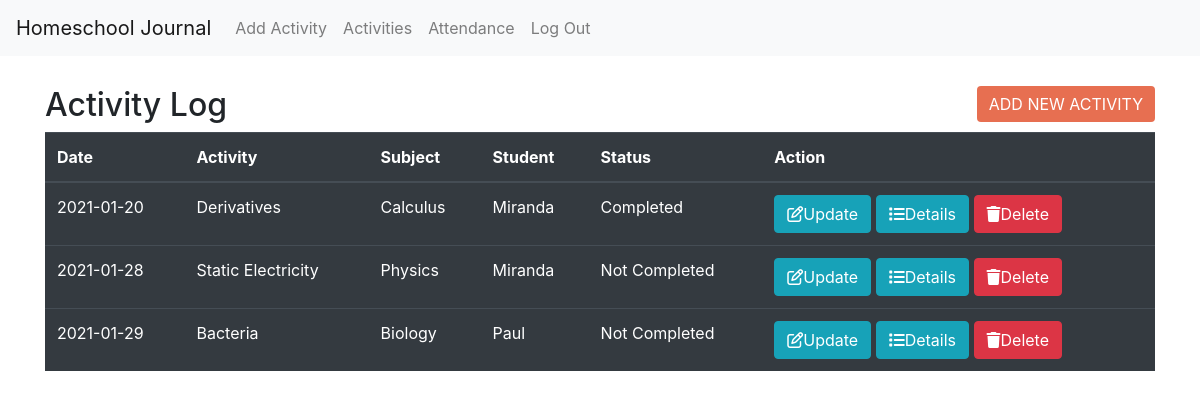
/log (signed in), run on an earlier commit of the app's database.
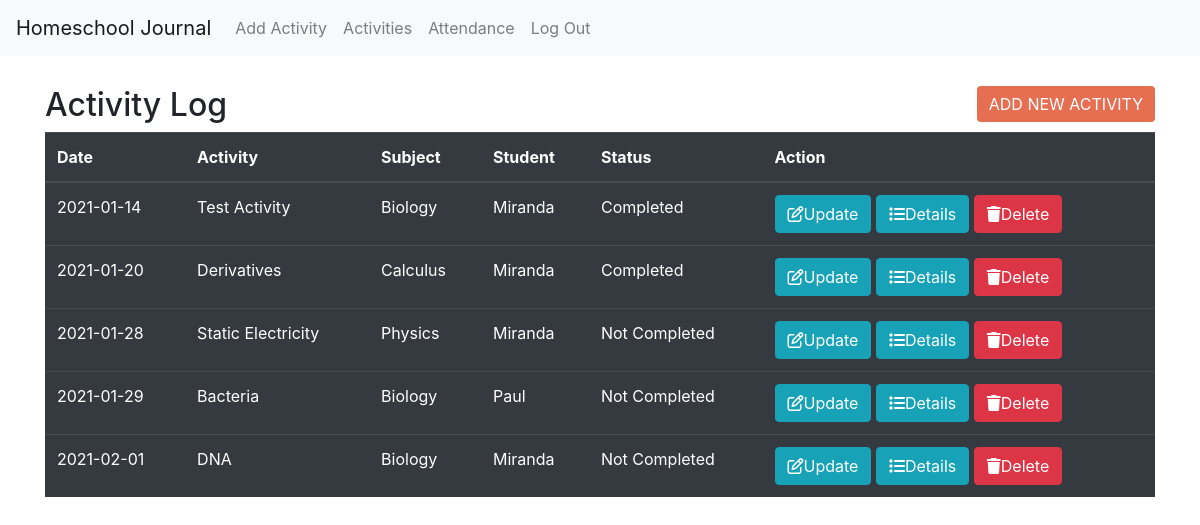
And on a later commit of the database.
### app/models.py (models this page shows, shortened)
class Activity(db.Model):
    id = db.Column(db.Integer, primary_key=True)
    title = db.Column(db.String(150), index=True, nullable=False)
    user_id = db.Column(db.Integer, db.ForeignKey('user.id'), index=True)
    subject_id = db.Column(db.Integer, db.ForeignKey('subject.id'), index=True, nullable=False)
    student_id = db.Column(db.Integer, db.ForeignKey('student.id'), index=True, nullable=False)
    description = db.Column(db.Text, index=True)
    resources = db.Column(db.Text, index=True)
    activity_date = db.Column(db.String(64), index=True, nullable=False)
    notes = db.Column(db.Text, index=True)
    status = db.Column(db.String(64), index=True, nullable=False)

class Subject(db.Model):
    id = db.Column(db.Integer, primary_key=True)
    user_id = db.Column(db.Integer, db.ForeignKey('user.id'), index=True)
    subject_name = db.Column(db.String(64), index=True)
    activities = db.relationship('Activity', backref='subject', lazy='dynamic')
    def __str__(self):
        return self.subject_name

class Student(db.Model):
    id = db.Column(db.Integer, primary_key=True)
    student_name = db.Column(db.String(64), index=True)
    user_id = db.Column(db.Integer, db.ForeignKey('user.id'))
    attendance = db.relationship('Attendance', backref='student', lazy='dynamic')
    activities = db.relationship('Activity', backref='student', lazy='dynamic')
    def __str__(self):
        return self.student_name

### app/routes.py (the view)
@app.route('/log', methods = ('GET', 'POST'))
@login_required
def log():
    activities = current_user.activities.order_by(Activity.activity_date).all()
    return render_template('log.html', activities=activities)

### app/models.py (called while the page is built)
@login.user_loader
def load_user(id):
    return User.query.get(int(id))

### app/templates/log.html (shortened to what this page needs)
{% extends 'base.html' %}
{% block content %}
    <div class="activity-log-header">
        <h2>Activity Log <button id="modal-add-btn" type="button" class="btn btn-success float-right" data-toggle="modal" data-target="#modal-add">Add New Activity</button></h2>
    </div>
    <table class="table table-dark">
        <thead>
            <tr>
                <th>Date</th>
                <th>Activity</th>
                <th>Subject</th>
                <th>Student</th>
                <th>Status</th>
                <th>Action</th>
            </tr>
        </thead>
        <tbody>
            {% for activity in activities %}
            <tr>
                <td>{{ activity.activity_date }}</td>
                <td>{{ activity.title }}</td>
                <td>{{ activity.subject }}</td>
                <td>{{ activity.student }}</td>
                <td>{{ activity.status }}</td>
                <td>
                    <a href="{{ url_for('update', title=activity.title) }}" class="btn btn-info btn-xs" data-toggle="" data-target=""><i class="far fa-edit"></i>Update</a>
                    <a href="/details/{{ activity.id }}" class="btn btn-info btn-xs" data-toggle="modal" data-target="#modal-details{{ activity.id }}"><i class="fas fa-list"></i></i>Details</a>
                    <a href="/delete/{{ activity.id }}" class="btn btn-danger btn-xs" onclick="return confirm('Are you sure you want to delete?')"><i class="fas fa-trash"></i>Delete</a>
                </td>
            </tr>
            {% endfor %}
        </tbody>
    </table>
{% endblock %}

### app/templates/base.html (shortened to what this page needs)
<!DOCTYPE html>
<html lang="en">
    <head>
        <link rel="stylesheet" href="https://stackpath.bootstrapcdn.com/bootstrap/4.3.1/css/bootstrap.min.css">
        <link rel="stylesheet" href="{{ url_for('static', filename='style.css') }}">
    </head>
    <body>
      <nav class="navbar navbar-expand-lg navbar-light bg-light">
        <a class="navbar-brand" href="{{ url_for('index') }}">Homeschool Journal</a>
        <div class="collapse navbar-collapse" id="navbarNav">
          <ul class="navbar-nav">
            <li class="nav-item">
              <a class="nav-link" href="{{ url_for('add') }}">Add Activity</a>
            </li>
            <li class="nav-item">
              <a class="nav-link" href="{{ url_for('log') }}">Activities</a>
            </li>
            <li class="nav-item">
              <a class="nav-link" href="{{ url_for ('attend') }}">Attendance</a>
            </li>
            <li class="nav-item">
              {% if current_user.is_anonymous %}
              <a class="nav-link" href="{{ url_for ('login') }}">Log In</a>
              {% else %}
              <a class="nav-link" href="{{ url_for ('logout') }}">Log Out</a>
              {% endif %}
            </li>
          </ul>
        </div>
      </nav>
      <div class ="container">
          {% block content %} {% endblock %}
      </div>
    </body>
</html>

### app/static/style.css (style rules this page uses)
body { background-color: #fff; }
#submit, #modal-add-btn { background-color: #e76f51; text-transform: uppercase; border: none; }
.activity-log-header { padding-top: 30px; }

What changed in the data, as far as the page shows it:
added Activity: activity_date "2021-01-14", title "Test Activity", subject "Biology", student "Miranda", status "Completed"
added Activity: activity_date "2021-02-01", title "DNA", subject "Biology", student "Miranda", status "Not Completed"
